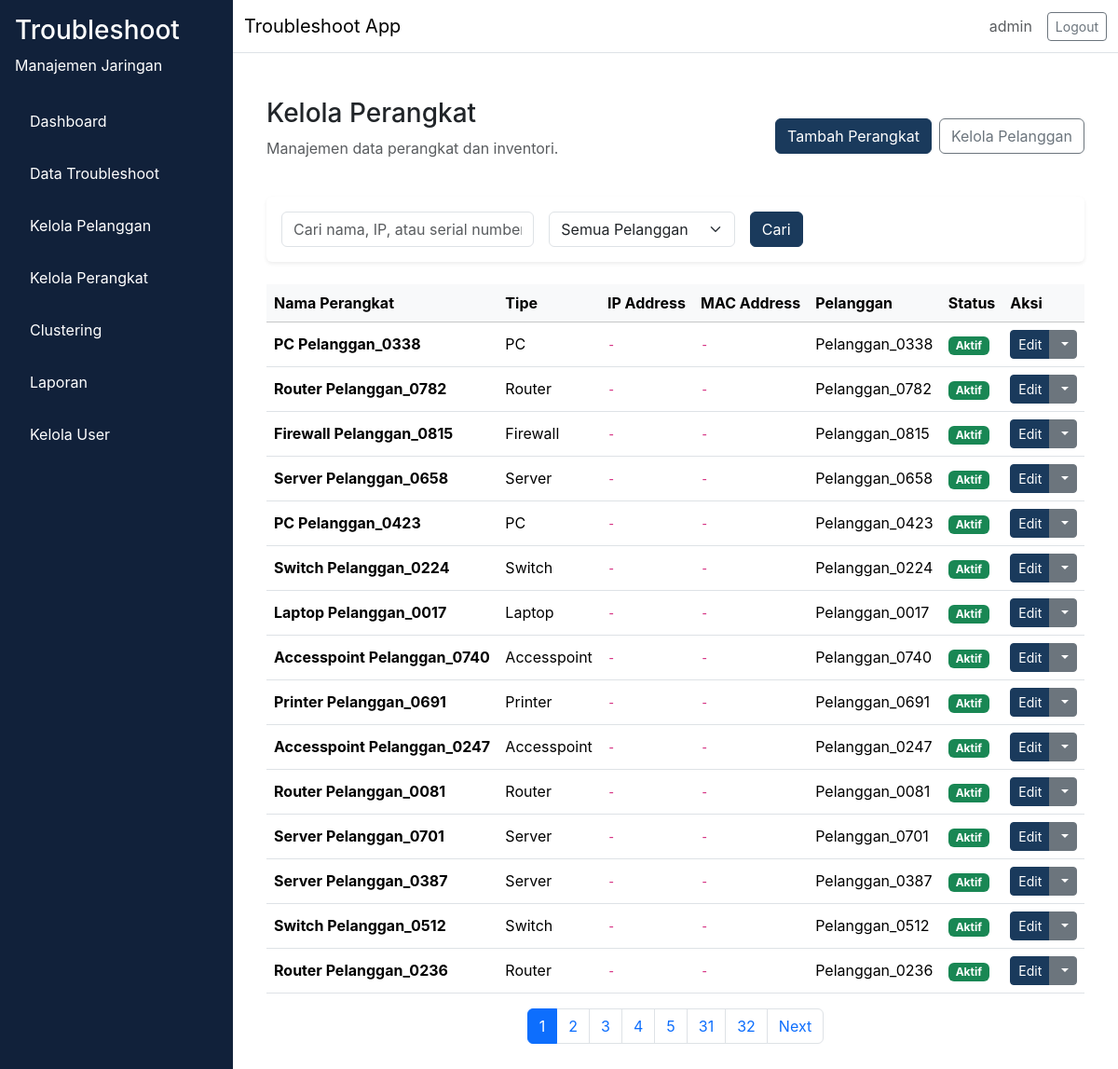
Page /pelanggan/perangkat (signed in) on the committed database.
### app/models/user.py (models this page shows, shortened)
class User(db.Model, UserMixin):
    __tablename__ = "user"
    id = db.Column(db.Integer, primary_key=True)
    username = db.Column(db.String(64), unique=True, nullable=False)
    email = db.Column(db.String(120), unique=True, nullable=False)
    password_hash = db.Column(db.String(256), nullable=False)
    role = db.Column(db.Enum(RoleEnum), nullable=False, default=RoleEnum.teknisi)
    created_at = db.Column(db.DateTime, server_default=db.func.now(), nullable=False)
    is_active = db.Column(db.Boolean, default=True, nullable=False)

### app/models/perangkat.py (models this page shows, shortened)
class Perangkat(db.Model):
    __tablename__ = "perangkat"
    id = db.Column(db.Integer, primary_key=True)
    nama = db.Column(db.String(150), nullable=False)
    ip_address = db.Column(db.String(50), nullable=True)
    mac_address = db.Column(db.String(50), nullable=True)
    location_code = db.Column(db.String(50), nullable=True)
    tipe = db.Column(db.String(100), nullable=False)  # PC, Laptop, Printer, Server, etc
    serial_number = db.Column(db.String(100), nullable=True)
    status = db.Column(db.String(50), nullable=False, default="Aktif")  # Aktif, Nonaktif, Service
    keterangan = db.Column(db.Text, nullable=True)
    pelanggan_id = db.Column(db.Integer, db.ForeignKey("pelanggan.id"), nullable=False)
    created_at = db.Column(db.DateTime, server_default=db.func.now(), nullable=False)
    updated_at = db.Column(db.DateTime, server_default=db.func.now(), onupdate=db.func.now(), nullable=False)
    troubleshoots = db.relationship("Troubleshoot", backref="perangkat_ref", lazy="dynamic")

### app/models/pelanggan.py (models this page shows, shortened)
class Pelanggan(db.Model):
    __tablename__ = "pelanggan"
    id = db.Column(db.Integer, primary_key=True)
    nama = db.Column(db.String(150), nullable=False, unique=True)
    kontak = db.Column(db.String(20), nullable=False)
    email = db.Column(db.String(120), nullable=True)
    lokasi = db.Column(db.String(255), nullable=False)
    departemen = db.Column(db.String(100), nullable=True)
    alamat = db.Column(db.Text, nullable=True)
    created_at = db.Column(db.DateTime, server_default=db.func.now(), nullable=False)
    updated_at = db.Column(db.DateTime, server_default=db.func.now(), onupdate=db.func.now(), nullable=False)
    perangkats = db.relationship("Perangkat", backref="pelanggan", lazy="dynamic", cascade="all, delete-orphan")
    troubleshoots = db.relationship("Troubleshoot", backref="pelanggan_ref", lazy="dynamic", cascade="all, delete-orphan")

### app/routes/pelanggan.py (the view)
@pelanggan_bp.route("/perangkat")
def perangkat_index():
    page = request.args.get("page", 1, type=int)
    search = request.args.get("search", "", type=str).strip()
    pelanggan_filter = request.args.get("pelanggan", "", type=str)
    query = Perangkat.query
    if search:
        query = query.filter(
            Perangkat.nama.ilike(f"%{search}%") |
            Perangkat.ip_address.ilike(f"%{search}%") |
            Perangkat.serial_number.ilike(f"%{search}%")
        )
    if pelanggan_filter:
        query = query.filter_by(pelanggan_id=pelanggan_filter)
    pagination = query.order_by(Perangkat.created_at.desc()).paginate(page=page, per_page=15)
    pelanggan_list = Pelanggan.query.all()
    return render_template(
        "pelanggan/perangkat_index.html",
        pagination=pagination,
        search=search,
        pelanggan_filter=pelanggan_filter,
        pelanggan_list=pelanggan_list,
    )

### app/__init__.py (called while the page is built)
def load_user(user_id):
    return User.query.get(int(user_id))

### app/routes/pelanggan.py (called while the page is built)
@pelanggan_bp.before_request
@login_required
def check_admin_manajer():
    if current_user.role.value not in ["admin", "manajer"]:
        flash("Anda tidak memiliki akses ke halaman ini.", "danger")
        return redirect(url_for("troubleshoot.index"))

### app/templates/pelanggan/perangkat_index.html (shortened to what this page needs)
{% extends "base.html" %}
{% block content %}
<div class="container-fluid">
  <div class="d-flex flex-column flex-md-row align-items-md-center justify-content-between mb-4 gap-3">
    <div>
      <h1 class="h3">Kelola Perangkat</h1>
      <p class="text-muted">Manajemen data perangkat dan inventori.</p>
    </div>
    <div class="d-flex gap-2">
      <a href="{{ url_for('pelanggan.perangkat_tambah') }}" class="btn btn-primary">Tambah Perangkat</a>
      <a href="{{ url_for('pelanggan.index') }}" class="btn btn-outline-secondary">Kelola Pelanggan</a>
    </div>
  </div>
  <div class="card shadow-sm p-3 mb-4">
    <form method="GET" class="row g-3 align-items-center">
      <div class="col-md-4">
        <input type="text" name="search" class="form-control" placeholder="Cari nama, IP, atau serial number" value="{{ search }}">
      </div>
      <div class="col-md-3">
        <select class="form-select" name="pelanggan">
          <option value="">Semua Pelanggan</option>
        </select>
      </div>
      <div class="col-md-auto">
        <button type="submit" class="btn btn-primary">Cari</button>
      </div>
    </form>
  </div>
  <div class="table-responsive">
    <table class="table table-hover align-middle">
      <thead class="table-light">
        <tr>
          <th>Nama Perangkat</th>
          <th>Tipe</th>
          <th>IP Address</th>
          <th>MAC Address</th>
          <th>Pelanggan</th>
          <th>Status</th>
          <th>Aksi</th>
        </tr>
      </thead>
      <tbody>
        {% if pagination.items %}
          {% for item in pagination.items %}
          <tr>
            <td><strong>{{ item.nama }}</strong></td>
            <td>{{ item.tipe }}</td>
            <td><code>{{ item.ip_address or '-' }}</code></td>
            <td><code>{{ item.mac_address or '-' }}</code></td>
            <td>{{ item.pelanggan.nama }}</td>
            <td>
              <span class="badge bg-{% if item.status == 'Aktif' %}success{% elif item.status == 'Nonaktif' %}danger{% else %}warning{% endif %}">
                {{ item.status }}
              </span>
            </td>
            <td>
              <div class="btn-group" role="group">
                <a href="{{ url_for('pelanggan.perangkat_edit', id=item.id) }}" class="btn btn-sm btn-primary" data-bs-toggle="tooltip" data-bs-placement="top" title="Edit Data">
                   Edit
                </a>
                <div class="btn-group" role="group">
                  <button type="button" class="btn btn-sm btn-secondary dropdown-toggle" data-bs-toggle="dropdown" aria-expanded="false">
                  </button>
                </div>
              </div>
            </td>
          </tr>
          {% endfor %}
        {% else %}
          <tr>
            <td colspan="7" class="text-center text-muted py-4">Tidak ada data perangkat.</td>
          </tr>
        {% endif %}
      </tbody>
    </table>
  </div>
  {% if pagination.pages > 1 %}
  <nav aria-label="Page navigation">
    <ul class="pagination justify-content-center">
      {% for page_num in pagination.iter_pages() %}
        {% if page_num %}
          {% if page_num == pagination.page %}
          <li class="page-item active"><span class="page-link">{{ page_num }}</span></li>
          {% else %}
          <li class="page-item"><a class="page-link" href="{{ url_for('pelanggan.perangkat_index', page=page_num, search=search, pelanggan=pelanggan_filter) }}">{{ page_num }}</a></li>
          {% endif %}
        {% endif %}
      {% endfor %}
      {% if pagination.has_next %}
      <li class="page-item">
        <a class="page-link" href="{{ url_for('pelanggan.perangkat_index', page=pagination.next_num, search=search, pelanggan=pelanggan_filter) }}">Next</a>
      </li>
      {% endif %}
    </ul>
  </nav>
  {% endif %}
</div>
{% endblock %}

### app/templates/base.html (shortened to what this page needs)
<!doctype html>
<html lang="en">
  <head>
    <link href="https://cdn.jsdelivr.net/npm/bootstrap@5.3.2/dist/css/bootstrap.min.css" rel="stylesheet">
    <link rel="stylesheet" href="{{ url_for('static', filename='css/style.css') }}">
  </head>
  <body>
    <div class="d-flex min-vh-100 bg-light">
      {% if current_user.is_authenticated %}
      <nav class="sidebar p-3">
        <div class="sidebar-header mb-4 text-white">
          <h3>Troubleshoot</h3>
          <p>Manajemen Jaringan</p>
        </div>
        <ul class="nav flex-column">
          <li class="nav-item mb-2">
            <a class="nav-link text-white" href="{{ url_for('dashboard.index') }}">Dashboard</a>
          </li>
          {% if current_user.role.value == 'teknisi' %}
            <li class="nav-item mb-2">
              <a class="nav-link text-white" href="{{ url_for('troubleshoot.my_tasks') }}">Task Saya</a>
            </li>
          {% else %}
            <li class="nav-item mb-2">
              <a class="nav-link text-white" href="{{ url_for('troubleshoot.index') }}">Data Troubleshoot</a>
            </li>
            <li class="nav-item mb-2">
              <a class="nav-link text-white" href="{{ url_for('pelanggan.index') }}">Kelola Pelanggan</a>
            </li>
            <li class="nav-item mb-2">
              <a class="nav-link text-white" href="{{ url_for('pelanggan.perangkat_index') }}">Kelola Perangkat</a>
            </li>
            {% if current_user.role.value in ['admin', 'manajer'] %}
            <li class="nav-item mb-2">
              <a class="nav-link text-white" href="{{ url_for('clustering.index') }}">Clustering</a>
            </li>
            {% endif %}
            <li class="nav-item mb-2">
              <a class="nav-link text-white" href="{{ url_for('laporan.index') }}">Laporan</a>
            </li>
          {% endif %}
          {% if current_user.role.value == 'admin' %}
          <li class="nav-item mb-2">
            <a class="nav-link text-white" href="{{ url_for('admin.users') }}">Kelola User</a>
          </li>
          {% endif %}
        </ul>
      </nav>
      {% endif %}
      <div class="flex-grow-1 d-flex flex-column">
        <nav class="navbar navbar-expand-lg navbar-light bg-white border-bottom">
          <div class="container-fluid">
            <div class="navbar-brand mb-0">Troubleshoot App</div>
            <div class="d-flex align-items-center gap-3">
              {% if current_user.is_authenticated %}
              <span class="text-muted">{{ current_user.username }}</span>
              <a class="btn btn-outline-secondary btn-sm" href="{{ url_for('auth.logout') }}">Logout</a>
              {% endif %}
            </div>
          </div>
        </nav>
        <main class="flex-grow-1 p-4 bg-white">
          {% block content %}
          {% endblock %}
        </main>
      </div>
    </div>
  </body>
</html>

### app/static/css/style.css (style rules this page uses)
:root { --primary-color: #1a3a5c; --sidebar-bg: #11213a; --content-bg: #f8f9fa; }
body { margin: 0; font-family: Inter, system-ui, -apple-system, BlinkMacSystemFont, "Segoe UI", sans-serif; background-color: var(--content-bg); }
.sidebar { width: 250px; min-height: 100vh; background-color: var(--sidebar-bg); color: #ffffff; }
.sidebar-header h3, .sidebar-header p, .sidebar .nav-link { color: #ffffff; }
.sidebar .nav-link { padding: 0.75rem 1rem; border-radius: 0.5rem; }
main { background-color: #ffffff; }
.card { border: none; }
.btn-primary { background-color: var(--primary-color); border-color: var(--primary-color); }

### rows in the picture
User: username "admin"
Perangkat: nama "PC Pelanggan_0338", tipe "PC", ip_address "-", mac_address "-", pelanggan.nama "Pelanggan_0338", status "Aktif"
Perangkat: nama "Router Pelanggan_0782", tipe "Router", ip_address "-", mac_address "-", pelanggan.nama "Pelanggan_0782", status "Aktif"
Perangkat: nama "Firewall Pelanggan_0815", tipe "Firewall", ip_address "-", mac_address "-", pelanggan.nama "Pelanggan_0815", status "Aktif"
Perangkat: nama "Server Pelanggan_0658", tipe "Server", ip_address "-", mac_address "-", pelanggan.nama "Pelanggan_0658", status "Aktif"
Perangkat: nama "PC Pelanggan_0423", tipe "PC", ip_address "-", mac_address "-", pelanggan.nama "Pelanggan_0423", status "Aktif"
Perangkat: nama "Switch Pelanggan_0224", tipe "Switch", ip_address "-", mac_address "-", pelanggan.nama "Pelanggan_0224", status "Aktif"
Perangkat: nama "Laptop Pelanggan_0017", tipe "Laptop", ip_address "-", mac_address "-", pelanggan.nama "Pelanggan_0017", status "Aktif"
Perangkat: nama "Accesspoint Pelanggan_0740", tipe "Accesspoint", ip_address "-", mac_address "-", pelanggan.nama "Pelanggan_0740", status "Aktif"
Perangkat: nama "Printer Pelanggan_0691", tipe "Printer", ip_address "-", mac_address "-", pelanggan.nama "Pelanggan_0691", status "Aktif"
Perangkat: nama "Accesspoint Pelanggan_0247", tipe "Accesspoint", ip_address "-", mac_address "-", pelanggan.nama "Pelanggan_0247", status "Aktif"
Perangkat: nama "Router Pelanggan_0081", tipe "Router", ip_address "-", mac_address "-", pelanggan.nama "Pelanggan_0081", status "Aktif"
Perangkat: nama "Server Pelanggan_0701", tipe "Server", ip_address "-", mac_address "-", pelanggan.nama "Pelanggan_0701", status "Aktif"
Perangkat: nama "Server Pelanggan_0387", tipe "Server", ip_address "-", mac_address "-", pelanggan.nama "Pelanggan_0387", status "Aktif"
Perangkat: nama "Switch Pelanggan_0512", tipe "Switch", ip_address "-", mac_address "-", pelanggan.nama "Pelanggan_0512", status "Aktif"
Perangkat: nama "Router Pelanggan_0236", tipe "Router", ip_address "-", mac_address "-", pelanggan.nama "Pelanggan_0236", status "Aktif"

### other values in the picture
{{ page_num }} "1"
{{ page_num }} "2" "3" "4" "5" "31" "32"
